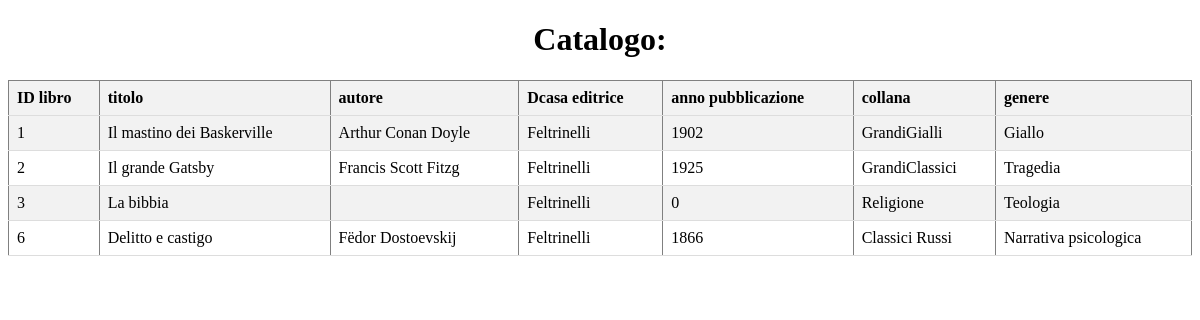
/gestore.php?action=mostra (signed in), run on the app's committed database.
### tables this page shows
CREATE TABLE `libri` (
  `PK_Id_libro` int(11) NOT NULL,
  `Titolo` varchar(100) NOT NULL,
  `Autore` varchar(50) NOT NULL,
  `Casa_editrice` varchar(50) NOT NULL,
  `Anno_pubblicazione` int(255) DEFAULT NULL,
  `Collana` varchar(50) DEFAULT NULL,
  `Genere` varchar(50) DEFAULT NULL
);

### gestore.php (the view, shortened to what this page needs)
<!DOCTYPE html>
<html lang="en">
<head>
</head>
<body>
<?php
$servername = "localhost";
$username = "root";
$password = "Ruozzi1234";
$dbname = "bibliotrack";
if (isset($_SESSION['username'])) {
    if (isset($_GET['action'])) {
        $action = $_GET['action'];
        switch ($action) {
            case 'mostra':
                $conn = new mysqli($servername, $username, $password, $dbname);
                $sql = "SELECT * FROM libri";
                $result = $conn->query($sql);
                if ($result->num_rows > 0) {
                    echo "<div><h1>Catalogo:</h1></div>";
                    echo "<table border='1'>";
                    echo "<tr><th>ID libro</th><th>titolo</th><th>autore</th><th>Dcasa editrice</th><th>anno pubblicazione</th><th>collana</th><th>genere</th></tr>";
                    while ($row = $result->fetch_assoc()) {
                        echo "<tr>";
                        echo "<td>" . $row["PK_Id_libro"] . "</td>";
                        echo "<td>" . $row["Titolo"] . "</td>";
                        echo "<td>" . $row["Autore"] . "</td>";
                        echo "<td>" . $row["Casa_editrice"] . "</td>";
                        echo "<td>" . $row["Anno_pubblicazione"] . "</td>";
                        echo "<td>" . $row["Collana"] . "</td>";
                        echo "<td>" . $row["Genere"] . "</td>";
                        echo "</tr>";
                    }
                    echo "</table>";
                } else {
                    echo "<p>Non hai prestiti attivi al momento.</p>";
                }
                break;
        }
    } else {
        echo "Nessuna azione specificata.";
    }
} else {
    echo "Devi loggarti";
}
?>
</body>
</html>

### gestore.php (style rules this page uses)
table { width: 100%; border-collapse: collapse; margin-top: 20px; }
th, td { padding: 8px; text-align: left; border-bottom: 1px solid #ddd; }
th { background-color: #f2f2f2; }
tr:nth-child(even) { background-color: #f2f2f2; }
div { text-align: center; }

### data on the page
libri: PK_Id_libro "1", Titolo "Il mastino dei Baskerville", Autore "Arthur Conan Doyle", Casa_editrice "Feltrinelli", Anno_pubblicazione "1902", Collana "GrandiGialli", Genere "Giallo"
libri: PK_Id_libro "2", Titolo "Il grande Gatsby", Autore "Francis Scott Fitzg", Casa_editrice "Feltrinelli", Anno_pubblicazione "1925", Collana "GrandiClassici", Genere "Tragedia"
libri: PK_Id_libro "3", Titolo "La bibbia", Casa_editrice "Feltrinelli", Anno_pubblicazione "0", Collana "Religione", Genere "Teologia"
libri: PK_Id_libro "6", Titolo "Delitto e castigo", Autore "Fëdor Dostoevskij", Casa_editrice "Feltrinelli", Anno_pubblicazione "1866", Collana "Classici Russi", Genere "Narrativa psicologica"
